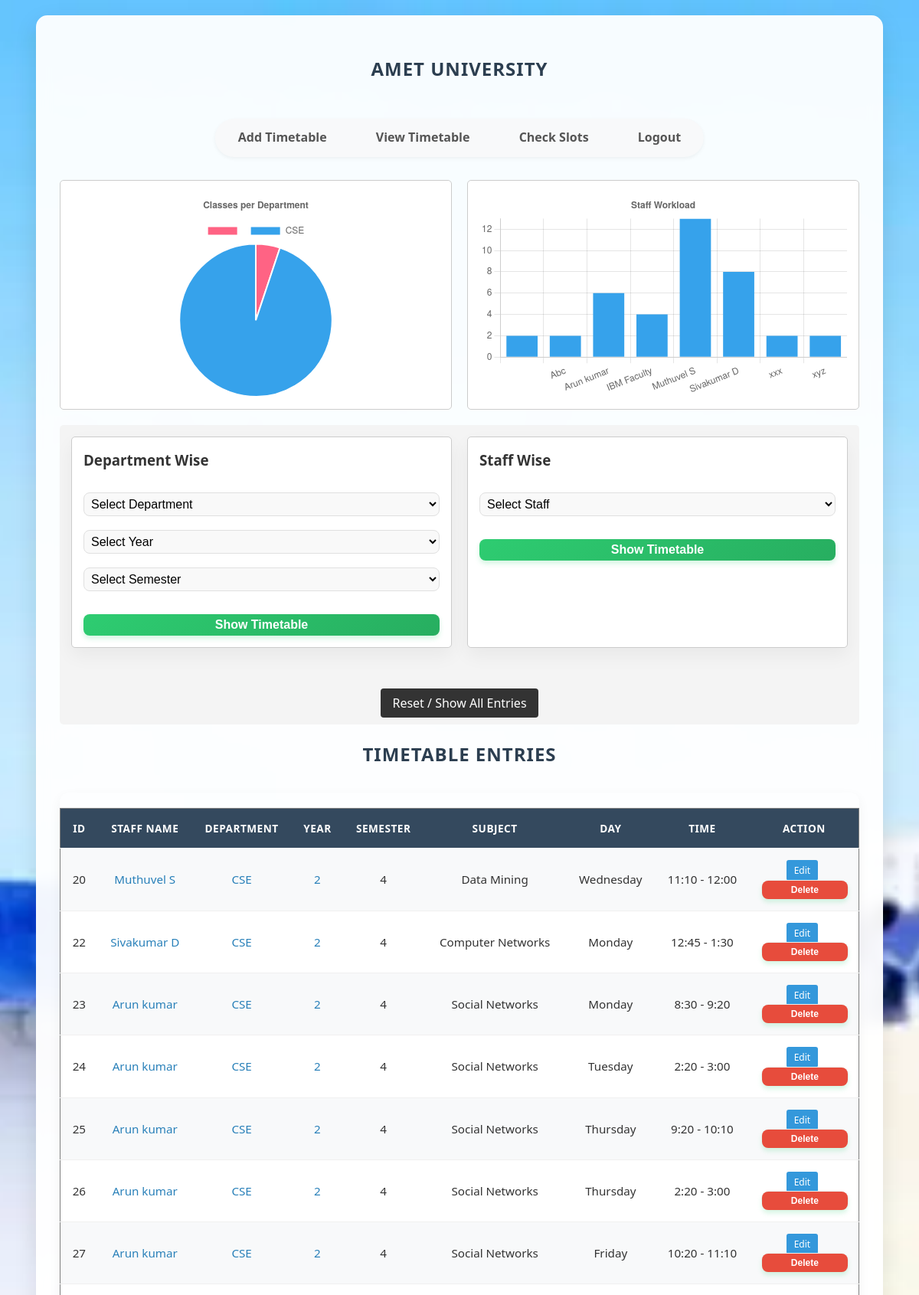
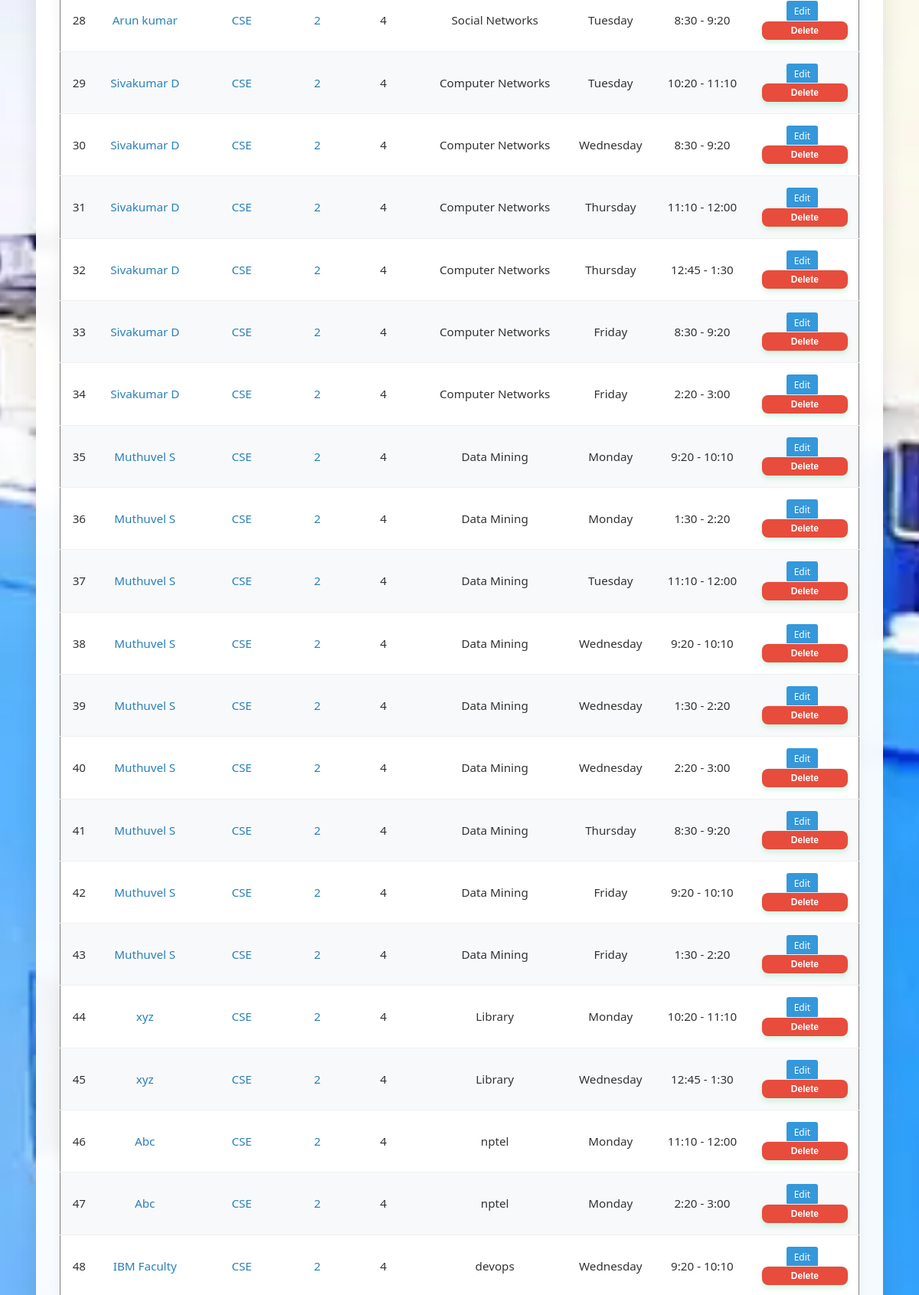
/dashboard (upper part), run on the app's committed database (2 pictures, top to bottom).
### tables this page shows
CREATE TABLE timetable (
            id INTEGER PRIMARY KEY AUTOINCREMENT,
            staff_name TEXT NOT NULL,
            department TEXT NOT NULL,
            semester TEXT NOT NULL,
            subject TEXT NOT NULL,
            day TEXT NOT NULL,
            time TEXT NOT NULL
        , year TEXT DEFAULT '', room TEXT DEFAULT '');

### App.py (the view, shortened to what this page needs)
@app.route("/dashboard")
def dashboard():
    db = get_db()
    staff_name = request.args.get("staff_name")
    department = request.args.get("department")
    year = request.args.get("year")
    query = "SELECT * FROM timetable WHERE 1=1"
    params = []
    if staff_name:
        query += " AND staff_name = ?"
        params.append(staff_name)
    if department:
        query += " AND department = ?"
        params.append(department)
    if year:
        query += " AND year = ?"
        params.append(year)
    entries = db.execute(query, params).fetchall()
    departments = db.execute("SELECT DISTINCT department FROM timetable WHERE department != '' ORDER BY department").fetchall()
    years = db.execute("SELECT DISTINCT year FROM timetable WHERE year != '' ORDER BY year").fetchall()
    semesters = db.execute("SELECT DISTINCT semester FROM timetable WHERE semester != '' ORDER BY semester").fetchall()
    staff_list = db.execute("SELECT DISTINCT staff_name FROM timetable WHERE staff_name != '' ORDER BY staff_name").fetchall()
    dept_counts = db.execute("SELECT department, COUNT(*) as count FROM timetable GROUP BY department").fetchall()
    staff_counts = db.execute("SELECT staff_name, COUNT(*) as count FROM timetable GROUP BY staff_name").fetchall()
    dept_analytics = {"labels": [row["department"] for row in dept_counts], "data": [row["count"] for row in dept_counts]}
    staff_analytics = {"labels": [row["staff_name"] for row in staff_counts], "data": [row["count"] for row in staff_counts]}
    mode = request.args.get("mode")
    if mode:
        session['export_mode'] = mode
        session['export_dept'] = request.args.get("department")
        session['export_year'] = request.args.get("year")
        session['export_sem'] = request.args.get("semester")
        session['export_staff'] = request.args.get("staff_name")
    grid_view = False
    schedule = {d: {t: None for t in time_slots} for d in days}
    filter_desc = ""
    return render_template("dashboard.html", entries=entries, departments=departments, years=years, semesters=semesters, staff_list=staff_list, time_slots=time_slots, days=days, grid_view=grid_view, schedule=schedule, filter_desc=filter_desc, username=session.get("username", "Guest"), dept_analytics=dept_analytics, staff_analytics=staff_analytics)

### App.py (called while the page is built)
def get_db():
    if "db" not in g:
        g.db = sqlite3.connect(DB_PATH)
        g.db.row_factory = sqlite3.Row
    return g.db

### Templates/dashboard.html (shortened to what this page needs)
<!DOCTYPE html>
<html lang="en">
<head>
    <link rel="stylesheet" href="{{ url_for('static', filename='style.css') }}">
</head>
<body class="dashboard-page">
    <div class="container">
        <h2>Amet University</h2>
        <nav>
            <ul>
                <li><a href="{{ url_for('add_entry') }}">Add Timetable</a></li>
                <li><a href="{{ url_for('dashboard') }}">View Timetable</a></li>
                <li><a href="{{ url_for('check_slots') }}">Check Slots</a></li>
                <li><a href="{{ url_for('logout') }}">Logout</a></li>
            </ul>
        </nav>
                <div class="no-print charts-container" style="display: flex; gap: 20px; margin-bottom: 20px; height: 300px;">
                    <div style="flex: 1; background: white; padding: 15px; border-radius: 5px; border: 1px solid #ccc;">
                        <canvas id="deptChart"></canvas>
                    </div>
                    <div style="flex: 1; background: white; padding: 15px; border-radius: 5px; border: 1px solid #ccc;">
                        <canvas id="staffChart"></canvas>
                    </div>
                </div>
                <div class="no-print" style="margin: 20px 0; padding: 15px; background: #f4f4f4; border-radius: 5px; display: flex; gap: 20px; flex-wrap: wrap;">
                    <form action="{{ url_for('dashboard') }}" method="GET" style="border: 1px solid #ccc; padding: 15px; border-radius: 5px; background: #fff; flex: 1;">
                        <h3 style="margin-top: 0;">Department Wise</h3>
                        <select name="department" required style="padding: 5px; margin-right: 5px;">
                            <option value="" disabled selected>Select Department</option>
                        </select>
                        <select name="year" required style="padding: 5px; margin-right: 5px;">
                            <option value="" disabled selected>Select Year</option>
                        </select>
                        <select name="semester" required style="padding: 5px; margin-right: 5px;">
                            <option value="" disabled selected>Select Semester</option>
                        </select>
                        <button type="submit" style="padding: 5px 10px; cursor: pointer;">Show Timetable</button>
                    </form>
                    <form action="{{ url_for('dashboard') }}" method="GET" style="border: 1px solid #ccc; padding: 15px; border-radius: 5px; background: #fff; flex: 1;">
                        <h3 style="margin-top: 0;">Staff Wise</h3>
                        <select name="staff_name" required style="padding: 5px; margin-right: 5px;">
                            <option value="" disabled selected>Select Staff</option>
                        </select>
                        <button type="submit" style="padding: 5px 10px; cursor: pointer;">Show Timetable</button>
                    </form>
                    <div style="flex-basis: 100%; text-align: center; margin-top: 10px;">
                        <a href="{{ url_for('dashboard') }}" style="text-decoration: none; background: #333; color: #fff; padding: 8px 15px; border-radius: 4px;">Reset / Show All Entries</a>
                    </div>
                </div>
                <h2>Timetable Entries</h2>
                <div class="table-responsive">
                <table border="1" cellpadding="8" cellspacing="0">
                        <tr>
                                <th>ID</th>
                                <th>Staff Name</th>
                                <th>Department</th>
                                <th>Year</th>
                                <th>Semester</th>
                                <th>Subject</th>
                                <th>Day</th>
                                <th>Time</th>
                                <th>Action</th>
                        </tr>
                        {% for row in entries %}
                        <tr>
                                <td>{{ row.id }}</td>
                                <td><a href="{{ url_for('dashboard', staff_name=row.staff_name) }}">{{ row.staff_name }}</a></td>
                                <td><a href="{{ url_for('dashboard', department=row.department) }}">{{ row.department }}</a></td>
                                <td><a href="{{ url_for('dashboard', year=row.year) }}">{{ row.year }}</a></td>
                                <td>{{ row.semester }}</td>
                                <td>{{ row.subject }}</td>
                                <td>{{ row.day }}</td>
                                <td>{{ row.time }}</td>
                                <td>
                                    <a href="{{ url_for('edit_entry', entry_id=row.id) }}" style="text-decoration: none; background: #3498db; color: white; padding: 5px 10px; border-radius: 3px; font-size: 12px; margin-right: 5px;">Edit</a>
                                    <form method="POST" action="{{ url_for('delete_entry', entry_id=row.id) }}" style="display:inline; width:auto; padding:0; margin:0; background:none; box-shadow:none;">
                                        <button type="submit" onclick="return confirm('Are you sure you want to delete this entry?');" style="margin:0; padding:5px 10px; background:#e74c3c; font-size:12px;">Delete</button>
                                    </form>
                                </td>
                        </tr>
                        {% endfor %}
                </table>
                </div>
        </div>
    <script>
        // Parse data passed from Flask (Wrapped in quotes to prevent IDE syntax errors)
        const deptData = JSON.parse('{{ dept_analytics | tojson | safe }}');
        const staffData = JSON.parse('{{ staff_analytics | tojson | safe }}');
        // 1. Department Distribution Chart (Pie)
        if (deptData && deptData.labels && deptData.labels.length > 0) {
            new Chart(document.getElementById('deptChart'), {
                type: 'pie',
                data: {
                    labels: deptData.labels,
                    datasets: [{
                        data: deptData.data,
                        backgroundColor: ['#FF6384', '#36A2EB', '#FFCE56', '#4BC0C0', '#9966FF', '#FF9F40']
                    }]
                },
                options: {
                    responsive: true,
                    maintainAspectRatio: false,
                    plugins: {
                        title: { display: true, text: 'Classes per Department' }
                    }
                }
            });
        }
        // 2. Staff Workload Chart (Bar)
        if (staffData && staffData.labels && staffData.labels.length > 0) {
            new Chart(document.getElementById('staffChart'), {
                type: 'bar',
                data: {
                    labels: staffData.labels,
                    datasets: [{
                        label: 'Classes Assigned',
                        data: staffData.data,
                        backgroundColor: '#36A2EB'
                    }]
                },
                options: {
                    responsive: true,
                    maintainAspectRatio: false,
                    scales: {
                        y: { beginAtZero: true, ticks: { stepSize: 1 } }
                    },
                    plugins: {
                        title: { display: true, text: 'Staff Workload' },
                        legend: { display: false }
                    }
                }
            });
        }
    </script>
</body>
</html>

### Static/Style.css (style rules this page uses)
body { font-family: 'Segoe UI', 'Roboto', 'Helvetica Neue', Arial, sans-serif; background: linear-gradient(135deg, #f5f7fa 0%, #c3cfe2 100%); margin: 0; padding: 0; color: #333; line-height: 1.6; }
.dashboard-page { background: transparent; }
.container { width: 90%; max-width: 1200px; margin: 40px auto; background: linear-gradient(rgba(255, 255, 255, 0.85), rgba(255, 255, 255, 0.85)), url('dashboard.png') no-repeat center center; background-size: cover; backdrop-filter: blur(10px); padding: 40px; border-radius: 16px; box-shadow: 0 15px 35px rgba(0,0,0,0.1); border: 1px solid rgba(255, 255, 255, 0.5); }
h2 { text-align: center; color: #2c3e50; margin-bottom: 30px; font-weight: 700; letter-spacing: 1px; text-transform: uppercase; }
a { text-decoration: none; color: #2980b9; font-weight: 500; transition: color 0.3s ease; }
nav ul { list-style-type: none; padding: 10px 20px; text-align: center; margin-bottom: 40px; background: #ffffff; border-radius: 50px; display: inline-block; position: relative; left: 50%; transform: translateX(-50%); box-shadow: 0 5px 15px rgba(0,0,0,0.05); }
nav ul li { display: inline-block; margin: 0 5px; }
nav ul li a { padding: 10px 25px; background: transparent; color: #555; border-radius: 30px; box-shadow: none; transition: all 0.3s ease; }
form { width: 100%; max-width: 600px; margin: 0 auto 30px auto; background: #ffffff; padding: 30px; border-radius: 12px; box-shadow: 0 10px 25px rgba(0,0,0,0.05); border: 1px solid #f0f0f0; }
input[type="text"], input[type="password"], select { width: 100%; padding: 12px; margin-top: 8px; border-radius: 8px; border: 1px solid #e0e0e0; background: #f9f9f9; font-size: 1rem; margin-bottom: 10px; box-sizing: border-box; transition: all 0.3s ease; }
button { margin-top: 20px; padding: 12px 24px; border: none; background: linear-gradient(135deg, #2ecc71 0%, #27ae60 100%); color: white; font-weight: 700; border-radius: 8px; cursor: pointer; font-size: 1rem; transition: transform 0.2s, box-shadow 0.2s; box-shadow: 0 4px 6px rgba(46, 204, 113, 0.2); width: 100%; }
.table-responsive { overflow-x: auto; border-radius: 12px; box-shadow: 0 5px 15px rgba(0,0,0,0.05); }
table { width: 100%; border-collapse: collapse; margin-top: 0; background: white; min-width: 600px; }
table th, table td { padding: 15px; border-bottom: 1px solid #f0f0f0; text-align: center; font-size: 0.95rem; border-right: none; border-left: none; border-top: none; }
table th { background: #34495e; color: white; font-weight: 600; text-transform: uppercase; font-size: 0.85rem; letter-spacing: 0.5px; }
table tr:nth-child(even) { background: #f8f9fa; }

### data on the page
timetable: id "20", staff_name "Muthuvel S", department "CSE", year "2", semester "4", subject "Data Mining", day "Wednesday", time "11:10 - 12:00"
timetable: id "22", staff_name "Sivakumar D", department "CSE", year "2", semester "4", subject "Computer Networks", day "Monday", time "12:45 - 1:30"
timetable: id "23", staff_name "Arun kumar", department "CSE", year "2", semester "4", subject "Social Networks", day "Monday", time "8:30 - 9:20"
timetable: id "24", staff_name "Arun kumar", department "CSE", year "2", semester "4", subject "Social Networks", day "Tuesday", time "2:20 - 3:00"
timetable: id "25", staff_name "Arun kumar", department "CSE", year "2", semester "4", subject "Social Networks", day "Thursday", time "9:20 - 10:10"
timetable: id "26", staff_name "Arun kumar", department "CSE", year "2", semester "4", subject "Social Networks", day "Thursday", time "2:20 - 3:00"
timetable: id "27", staff_name "Arun kumar", department "CSE", year "2", semester "4", subject "Social Networks", day "Friday", time "10:20 - 11:10"
timetable: id "28", staff_name "Arun kumar", department "CSE", year "2", semester "4", subject "Social Networks", day "Tuesday", time "8:30 - 9:20"
timetable: id "29", staff_name "Sivakumar D", department "CSE", year "2", semester "4", subject "Computer Networks", day "Tuesday", time "10:20 - 11:10"
timetable: id "30", staff_name "Sivakumar D", department "CSE", year "2", semester "4", subject "Computer Networks", day "Wednesday", time "8:30 - 9:20"
timetable: id "31", staff_name "Sivakumar D", department "CSE", year "2", semester "4", subject "Computer Networks", day "Thursday", time "11:10 - 12:00"
timetable: id "32", staff_name "Sivakumar D", department "CSE", year "2", semester "4", subject "Computer Networks", day "Thursday", time "12:45 - 1:30"
timetable: id "33", staff_name "Sivakumar D", department "CSE", year "2", semester "4", subject "Computer Networks", day "Friday", time "8:30 - 9:20"
timetable: id "34", staff_name "Sivakumar D", department "CSE", year "2", semester "4", subject "Computer Networks", day "Friday", time "2:20 - 3:00"
timetable: id "35", staff_name "Muthuvel S", department "CSE", year "2", semester "4", subject "Data Mining", day "Monday", time "9:20 - 10:10"
timetable: id "36", staff_name "Muthuvel S", department "CSE", year "2", semester "4", subject "Data Mining", day "Monday", time "1:30 - 2:20"
timetable: id "37", staff_name "Muthuvel S", department "CSE", year "2", semester "4", subject "Data Mining", day "Tuesday", time "11:10 - 12:00"
timetable: id "38", staff_name "Muthuvel S", department "CSE", year "2", semester "4", subject "Data Mining", day "Wednesday", time "9:20 - 10:10"
timetable: id "39", staff_name "Muthuvel S", department "CSE", year "2", semester "4", subject "Data Mining", day "Wednesday", time "1:30 - 2:20"
timetable: id "40", staff_name "Muthuvel S", department "CSE", year "2", semester "4", subject "Data Mining", day "Wednesday", time "2:20 - 3:00"
timetable: id "41", staff_name "Muthuvel S", department "CSE", year "2", semester "4", subject "Data Mining", day "Thursday", time "8:30 - 9:20"
timetable: id "42", staff_name "Muthuvel S", department "CSE", year "2", semester "4", subject "Data Mining", day "Friday", time "9:20 - 10:10"
timetable: id "43", staff_name "Muthuvel S", department "CSE", year "2", semester "4", subject "Data Mining", day "Friday", time "1:30 - 2:20"
timetable: id "44", staff_name "xyz", department "CSE", year "2", semester "4", subject "Library", day "Monday", time "10:20 - 11:10"
timetable: id "45", staff_name "xyz", department "CSE", year "2", semester "4", subject "Library", day "Wednesday", time "12:45 - 1:30"
timetable: id "46", staff_name "Abc", department "CSE", year "2", semester "4", subject "nptel", day "Monday", time "11:10 - 12:00"
timetable: id "47", staff_name "Abc", department "CSE", year "2", semester "4", subject "nptel", day "Monday", time "2:20 - 3:00"
timetable: id "48", staff_name "IBM Faculty", department "CSE", year "2", semester "4", subject "devops", day "Wednesday", time "9:20 - 10:10"

### other printed values
chart data {{ dept_analytics | tojson | safe }} {"data": [2, 37], "labels": ["", "CSE"]}
chart data {{ staff_analytics | tojson | safe }} {"data": [2, 2, 6, 4, 13, 8, 2, 2], "labels": ["", "Abc", "Arun kumar", "IBM Faculty", "Muthuvel S", "Sivakumar D", "xxx", "xyz"]}
